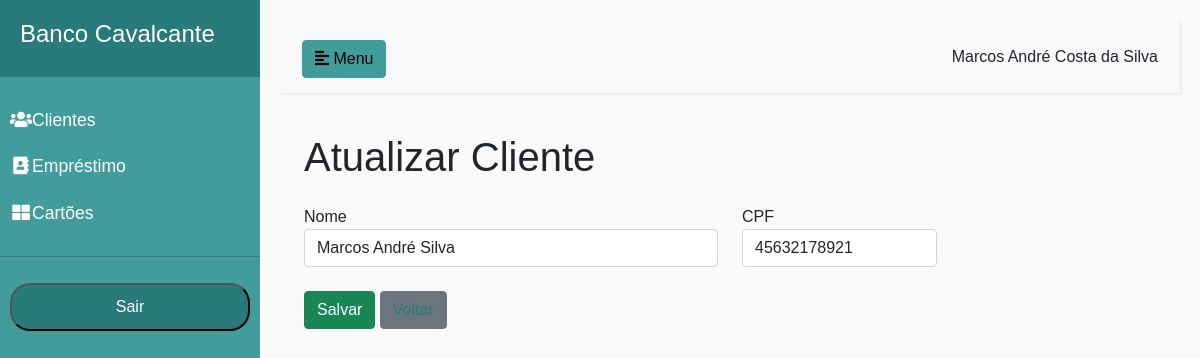
/banco/clientes/editar/1/ (signed in), run on the app's committed database.
### usuario/models.py (models this page shows, shortened)
class Usuario(AbstractUser):
    nome = models.CharField(max_length=150)
    cpf = models.CharField(max_length=11)
    telefone = models.CharField(max_length=15)
    email = models.EmailField(unique=True, blank=False)
    username = None
    groups = None
    user_permissions = None
    USERNAME_FIELD = 'email'
    REQUIRED_FIELDS = ['nome', 'cpf', 'telefone']

### banco/models.py (models this page shows, shortened)
class Cliente(models.Model):
    nome = models.CharField(max_length=100)
    cpf = models.CharField(max_length=15, unique=True)

### banco/views.py (the view)
# urls.py: path('clientes/editar/<int:id>/', views.atualizar_cliente, name='atualizar_cliente'),
@login_required
def atualizar_cliente(request, id):
    cliente = get_object_or_404(Cliente, id=id)
    if request.method == "POST":
        form = ClienteForm(request.POST, instance=cliente)
        if form.is_valid():
            form.save()
            return redirect('listar_clientes')
    else:
        form = ClienteForm(instance=cliente)
    return render(request, 'clientes/atualizar_cliente.html', {'form': form})

### banco/forms.py
class ClienteForm(forms.ModelForm):
    class Meta:
        model = Cliente
        fields = ['nome', 'cpf']

### banco/templates/clientes/atualizar_cliente.html (shortened to what this page needs)
{% extends "base.html" %}
{% load static %}
{% block 'dashboard' %}
<h1 class="my-4">Atualizar Cliente</h1>
<form method="post" class="needs-validation" novalidate>
    <div class="row">
        <div class="form-group col-md-6">
            <label for="id_nome">Nome</label>
            <input type="text" class="form-control {% if form.nome.errors %}is-invalid{% endif %}"
                   id="id_nome" name="nome" value="{{ form.nome.value|default_if_none:'' }}" maxlength="100" required>
        </div>
        <div class="form-group col-md-3">
            <label for="id_cpf">CPF</label>
            <input type="text" class="form-control {% if form.cpf.errors %}is-invalid{% endif %}"
                   id="id_cpf" name="cpf" value="{{ form.cpf.value|default_if_none:'' }}" maxlength="11" required>
        </div>
    </div>
    <br>
    <button type="submit" class="btn btn-success">Salvar</button>
    <a href="{% url 'listar_clientes' %}" class="btn btn-secondary ml-2">Voltar</a>
</form>
{% endblock %}

### templates/base.html (shortened to what this page needs)
{% load static %}
<!doctype html>
<html lang="pt-BR">
  <head>
    <link href="https://cdn.jsdelivr.net/npm/bootstrap@5.0.2/dist/css/bootstrap.min.css" rel="stylesheet">
    <link rel="stylesheet" href="{% static 'css/base.css' %}">
    <link rel="stylesheet" href="https://use.fontawesome.com/releases/v5.7.0/css/all.css">
  </head>
  <body>
<div class="wrapper">
  <nav id="sidebar" >
      <div class="sidebar-header">
         <a href="" class="menulink"> <h4>Banco Cavalcante</h4> </a>
      </div>
      <ul class="list-unstyled components" class="menulink">
        <li>
            <a href="{% url 'listar_clientes' %}" class="menulink" ><i class="fa fa-users fa-fw"></i>Clientes</a>
        </li>
        <li>
            <a href="{% url 'listar_emprestimo' %}" class="menulink" ><i class="fa fa-address-book fa-fw"></i>Empréstimo</a>
        </li>
        <li>
            <a href="{% url 'listar_cartoes' %}" class="menulink" ><i class="fa fa-th-large fa-fw"></i>Cartões</a>
        </li>
    </ul>
     <ul class="list-unstyled  sairmenubtn color-principal-escura">
      {% if user.is_authenticated %}
        <li >
          <form method="post" action="{% url 'logout' %}">
              <button class="sairmenu" type="submit">Sair</button>
          </form>
        </li>
        {% endif %}
      </ul>
  </nav>
  <div id="content">
      <nav class="navbar navbar-expand-lg navbar-light bg-light">
          <div class="container-fluid">
              <button type="button" id="sidebarCollapse" class="btn btn-primary colorprimarybtn">
                  <i class="fas fa-align-left"></i>
                  <span >Menu</span>
              </button>
              <div class="collapse navbar-collapse" id="navbarSupportedContent">
                <ul class="nav navbar-nav ms-auto">
                    <li class="nav-item">
                        {{user.nome}}
                    </li>
                </ul>
            </div>
          </div>
      </nav>
    <div class="content container-fluid">
        <div class="container-fluid">
          {% block 'dashboard'%}
          {% endblock %}
        </div>
    </div>
  </div>
</div>
</body>
</html>

### templates/static/CSS/base.css (style rules this page uses)
:root { --colorbasic: #297a7b; --colorbasic2: #429c9c; --colortext: #FFF; --colortext-menu: #FFF; }
.colorprimarybtn { background-color: var(--colorbasic2); border-color: var(--colorbasic2) !important; color: #000; margin-top: 5px; margin-right: 5px; }
body { font-family: 'Poppins', sans-serif; background: #fafafa; }
a, a:hover, a:focus { color: inherit; text-decoration: none; transition: all 0.3s; }
a:link, a:visited { text-decoration: none; color: var(--colorbasic); }
a.menulink:link, a.menulink:visited { text-decoration: none; color: var(--colortext-menu); }
.navbar { padding: 15px 10px; background: #fff; border: none; border-radius: 0; margin-bottom: 40px; box-shadow: 1px 1px 3px rgba(0, 0, 0, 0.1); }
.wrapper { display: flex; width: 100%; align-items: stretch; }
#sidebar { min-width: 260px; max-width: 260px; background: var(--colorbasic2); color: var(--colortext); transition: all 0.3s; }
#sidebar .sidebar-header { padding: 20px; background: var(--colorbasic); }
#sidebar ul.components { padding: 20px 0; border-bottom: 1px solid #47748b; }
#sidebar ul li a { padding: 10px; font-size: 1.1em; display: block; }
button.sairmenu { background: var(--colorbasic); color: var(--colortext-menu); padding: 10px; margin-bottom: 50px; width: 100%; border-radius: 20px; }
.sairmenubtn { padding: 10px; margin-bottom: 50px; }
#content { width: 100%; padding: 20px; min-height: 100vh; transition: all 0.3s; }

### data on the page
Usuario: nome "Marcos André Costa da Silva"
Cliente: nome "Marcos André Silva", cpf "45632178921"
